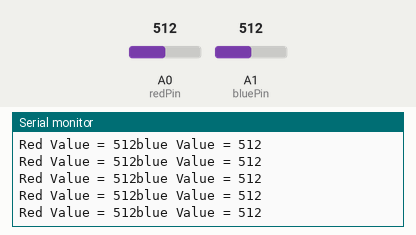
Simulated run of this sketch. Board: Arduino Uno, built with avr-gcc and run on an emulated ATmega328P. Parts: the last lines printed to the serial monitor. The inputs (shaded band) are chosen by the test bench; at power-on: A0 (redPin) = 512, A1 (bluePin) = 512.

Above: at 1.2 s.
1.3 s: A0 (redPin) set to 108
At 2.3 s:
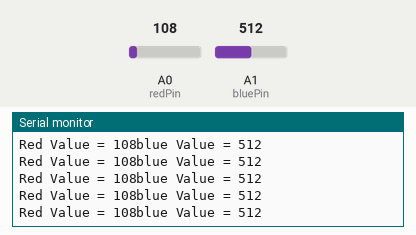
4.3 s: A0 (redPin) set to 95
At 4.8 s:
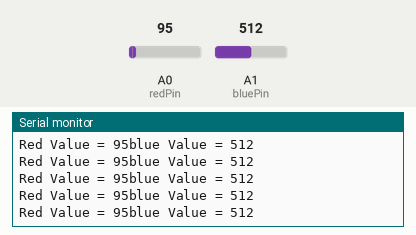
13.3 s: A1 (bluePin) set to 991
At 14.2 s:
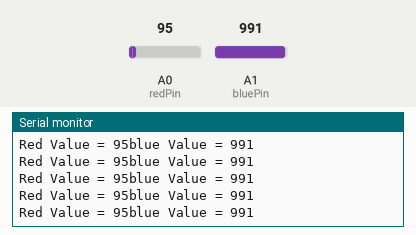
16.3 s: A1 (bluePin) set to 1006
At 17.0 s:
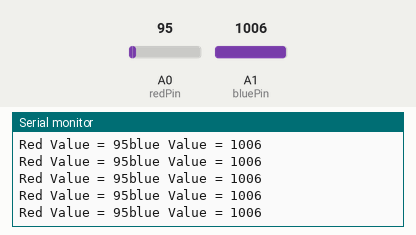
Timing chart, 0 to 19.3 s (numbered marks = the images above; inputs shaded):
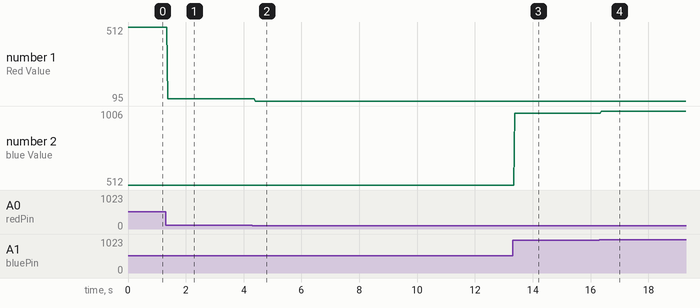

The sketch:

sensorTest.ino
```cpp
int redPin =  0;
int bluePin = 1;
int redVal, blueVal;


void setup() {
  Serial.begin(9600);
  pinMode(redPin, INPUT);
  pinMode(bluePin, INPUT);


}

void loop() {
    redVal = analogRead(redPin);
    blueVal = analogRead(bluePin);

    Serial.print("Red Value = ");
    Serial.print(redVal);
    //    Serial.print(',');
    Serial.print("blue Value = ");
    Serial.println(blueVal);
}
```

Measured:
- after the input at 1.3 s, the serial monitor: prints a new line after 0.07 s (image 1)
- after the input at 4.3 s, the serial monitor: prints a new line after 0.09 s (image 2)
- after the input at 13.3 s, the serial monitor: prints a new line after 0.08 s (image 3)
- after the input at 16.3 s, the serial monitor: prints a new line after 0.07 s (image 4)
- plotted number 1: 512 → 108 after the input at 1.3 s, 108 → 95 after the input at 4.3 s
- plotted number 2: 512 → 991 after the input at 13.3 s, 991 → 1006 after the input at 16.3 s
